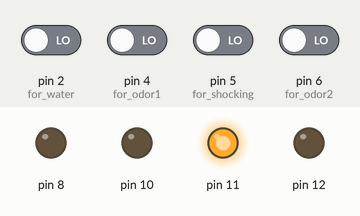
This sketch was run on a simulated Arduino Uno, built with avr-gcc and run on an emulated ATmega328P. Parts: output pins drawn as LEDs (lit = HIGH). Dashed ring = blinking. The test bench sets the inputs (shaded band); at power-on: pin 2 (for_water), pin 4 (for_odor1), pin 5 (for_shocking), pin 6 (for_odor2) LOW.

Above: at 1.2 s.
1.3 s: pin 2 (for_water) driven HIGH
At 2.1 s:
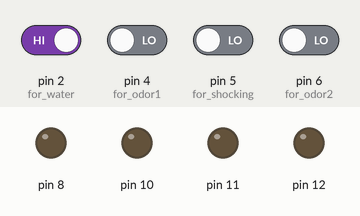
4.3 s: pin 4 (for_odor1) driven HIGH
At 4.8 s:
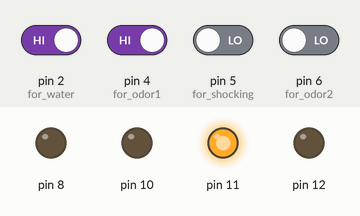
7.3 s: pin 5 (for_shocking) driven HIGH
At 9.1 s:
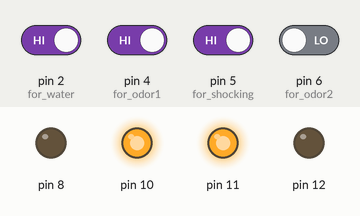
10.3 s: pin 6 (for_odor2) driven HIGH
12.8 s: pin 6 (for_odor2) driven LOW
At 15.1 s:
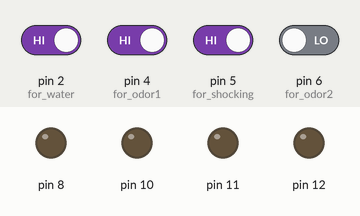
15.8 s: pin 2 (for_water) driven LOW
At 18.1 s:
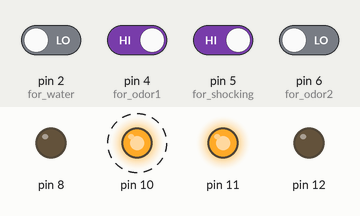
Timing chart, 0 to 19.8 s (numbered marks = the images above; inputs shaded):
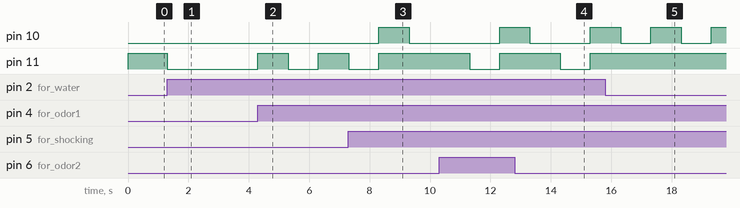

The sketch:

stimuli.ino
```cpp
// Setup
void setup(){
     Serial.begin(9600);

     pinMode(2,INPUT); // for water
     pinMode(11,OUTPUT);
     digitalWrite(11,HIGH);

     pinMode(5,INPUT); // for shocking
     pinMode(10,OUTPUT);
     digitalWrite(10,LOW);

     pinMode(4,INPUT); // for odor1
     pinMode(8,OUTPUT);
     digitalWrite(8,LOW);

     pinMode(6,INPUT); // for odor2
     pinMode(12,OUTPUT);
     digitalWrite(12,LOW);
}

// Main loop
void loop(){

    // open water solenoid for 1 s
    if(digitalRead(2) == 1) {
       digitalWrite(11, LOW);
       delay(1000);
       digitalWrite(11, HIGH);
    }

    // turn shock on for 1 s
     if(digitalRead(5) == 1){
       digitalWrite(10, HIGH);
       delay(1000);
       digitalWrite(10, LOW);
     }

     // turn odor1 on for 1 s
     if(digitalRead(4) == 1){
        digitalWrite(8, HIGH);
        delay(1);
        digitalWrite(8, LOW);
        delay(1000);
        digitalWrite(8,HIGH);
        delay(1);
        digitalWrite(8,LOW);
     }

     // turn odor2 on for 1 s
     if(digitalRead(6) == 1){
        digitalWrite(12, HIGH);
        delay(1);
        digitalWrite(12, LOW);
        delay(1000);
        digitalWrite(12,HIGH);
        delay(1);
        digitalWrite(12,LOW);
     }
}
```

Measured:
- after the input at 1.3 s, pin 11: HIGH → LOW at once
- after the input at 4.3 s, pin 11: LOW → HIGH at once, → LOW 1.0 s later, → HIGH 1.0 s later
- after the input at 7.3 s, pin 10: LOW → HIGH after 1.0 s, → LOW 1.0 s later; pin 11: goes on until 8.3 s, then stays HIGH
- after the input at 12.8 s, pin 11: HIGH → LOW after 1.5 s instead of 2.5 s
- after the input at 15.8 s, pin 11: stays HIGH (without the input it goes to LOW after 1.5 s)
